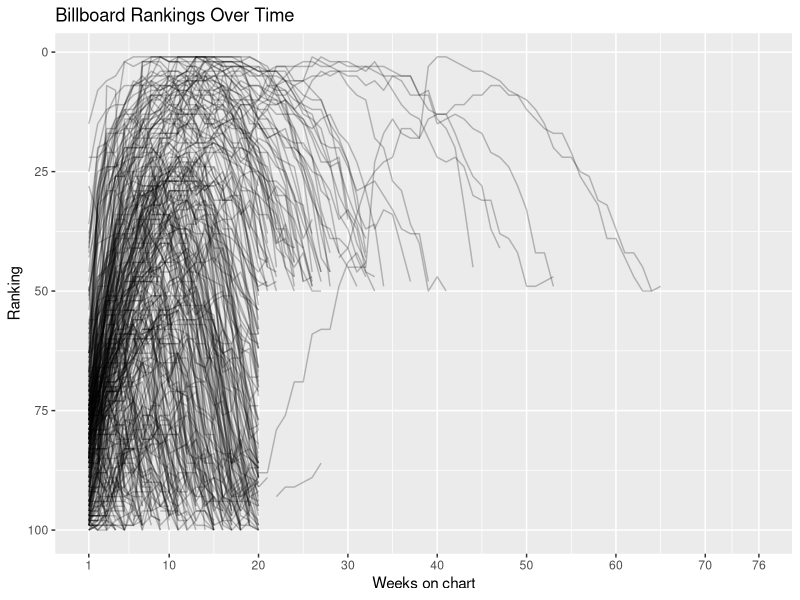

Write the R code that produced this figure.
#
#
#
#
#
#
#
#
#| message: false
library(tidyverse)
#
#
#
billboard_long <- billboard |>
    pivot_longer(
        cols = starts_with("wk"),
        names_to = "week",
        names_prefix = "wk",
        values_to = "rank"
    ) |>
    mutate(week = as.integer(week))

ggplot(
    billboard_long,
    aes(x = week, y = rank, group = interaction(artist, track))
) +
    geom_line(na.rm = TRUE, alpha = 0.25) +
    scale_y_reverse() +
    scale_x_continuous(breaks = c(1, 10, 20, 30, 40, 50, 60, 70, 76)) +
    labs(
        title = "Billboard Rankings Over Time",
        x = "Weeks on chart",
        y = "Ranking"
    )
#
#
#
